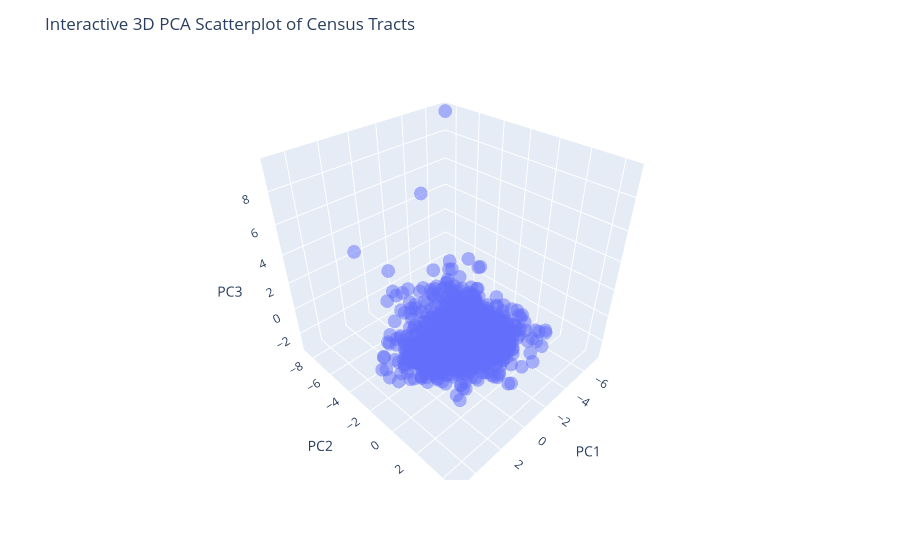

The notebook cell saved with this chart:
### Code cell
fig = px.scatter_3d(
    socioeconomic_tract_pca_scores,
    x="PC1",
    y="PC2",
    z="PC3",
    hover_name="TRACT",  
    opacity=0.5
)

fig.update_layout(
    title="Interactive 3D PCA Scatterplot of Census Tracts",
    scene=dict(
        xaxis_title='PC1',
        yaxis_title='PC2',
        zaxis_title='PC3'
    )
)

fig.show()

### Figure 1 — Plotly figure (JSON) as saved in the notebook; plotly's stock layout.template omitted (floating-point values rounded to 4 significant figures; data arrays with more than 128 entries replaced by an {"elided": "..."} marker saying what was removed)
{"data": [{"hovertemplate": "<b>%{hovertext}</b><br><br>PC1=%{x}<br>PC2=%{y}<br>PC3=%{z}<extra></extra>", "hovertext": {"elided": "1759 str values"}, "legendgroup": "", "marker": {"color": "#636efa", "opacity": 0.5, "symbol": "circle"}, "mode": "markers", "name": "", "scene": "scene", "showlegend": false, "type": "scatter3d", "x": {"elided": "1759 float values"}, "y": {"elided": "1759 float values"}, "z": {"elided": "1759 float values"}}], "layout": {"legend": {"tracegroupgap": 0}, "margin": {"t": 60}, "scene": {"domain": {"x": [0, 1], "y": [0, 1]}, "xaxis": {"title": {"text": "PC1"}}, "yaxis": {"title": {"text": "PC2"}}, "zaxis": {"title": {"text": "PC3"}}}, "title": {"text": "Interactive 3D PCA Scatterplot of Census Tracts"}}}
